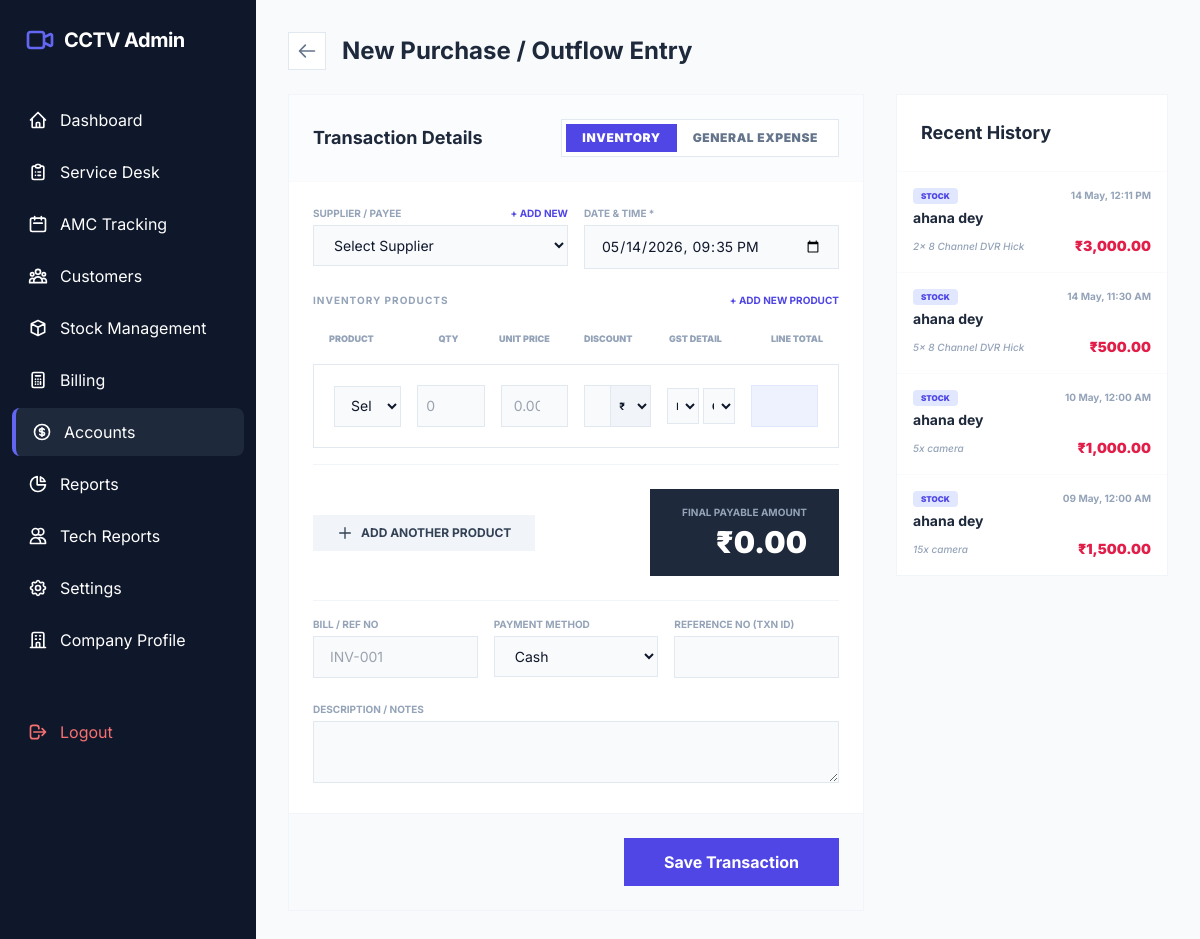
The app's page /admin/accounts/purchases.php (signed in) with its own data.
### tables this page shows
CREATE TABLE `purchases` (
  `id` int(11) NOT NULL,
  `supplier_id` int(11) DEFAULT NULL,
  `payee_name` varchar(150) DEFAULT NULL,
  `category` varchar(100) DEFAULT 'Inventory Purchase',
  `purchase_date` datetime DEFAULT NULL,
  `bill_no` varchar(100) DEFAULT NULL,
  `total_amount` decimal(10,2) DEFAULT NULL,
  `payment_method` varchar(50) DEFAULT 'Cash',
  `reference_no` varchar(100) DEFAULT NULL,
  `notes` text DEFAULT NULL,
  `is_inventory` tinyint(1) DEFAULT 1,
  `created_at` timestamp NOT NULL DEFAULT current_timestamp(),
  `bank_name` varchar(150) DEFAULT NULL,
  `cheque_no` varchar(50) DEFAULT NULL,
  `cheque_date` date DEFAULT NULL
);

CREATE TABLE `suppliers` (
  `id` int(11) NOT NULL,
  `supplier_name` varchar(150) NOT NULL,
  `phone` varchar(15) DEFAULT NULL,
  `email` varchar(100) DEFAULT NULL,
  `address` text DEFAULT NULL,
  `gst_number` varchar(20) DEFAULT NULL,
  `created_at` timestamp NOT NULL DEFAULT current_timestamp()
);

### admin/accounts/purchases.php (the view, shortened to what this page needs)
<?php
require_once '../../includes/db_connect.php';
$purchases = $pdo->query("SELECT p.*, s.supplier_name,
    (SELECT GROUP_CONCAT(CONCAT(pi.quantity, 'x ', pr.product_name) SEPARATOR ', ')
     FROM purchase_items pi
     JOIN products pr ON pi.product_id = pr.id
     WHERE pi.purchase_id = p.id) as products_summary
FROM purchases p LEFT JOIN suppliers s ON p.supplier_id = s.id ORDER BY p.purchase_date DESC LIMIT 50")->fetchAll();
require_once '../../includes/header.php';
?>
<div class="space-y-6">
    <div class="flex items-center gap-4">
        <a href="index.php" class="p-2 bg-white border border-slate-200 rounded-none text-slate-500 hover:text-indigo-600 transition shadow-none">
            <svg xmlns="http://www.w3.org/2000/svg" class="h-5 w-5" fill="none" viewBox="0 0 24 24" stroke="currentColor"><path stroke-linecap="round" stroke-linejoin="round" stroke-width="2" d="M10 19l-7-7m0 0l7-7m-7 7h18" /></svg>
        </a>
        <h1 class="text-2xl font-bold text-slate-800">New Purchase / Outflow Entry</h1>
    </div>
    <div class="grid grid-cols-1 lg:grid-cols-3 gap-8">
        <div class="lg:col-span-2">
            <form method="POST" class="bg-white rounded-none border border-slate-100 shadow-none overflow-hidden">
                <div class="p-6 border-b border-slate-50 bg-slate-50/50 flex justify-between items-center">
                    <h2 class="text-lg font-bold text-slate-800">Transaction Details</h2>
                    <div class="flex bg-white p-1 rounded-none border border-slate-200">
                        <button type="button" onclick="setType('Inventory')" id="btn-inventory" class="px-4 py-1.5 rounded-none text-xs font-black uppercase tracking-wider transition-all bg-indigo-600 text-white shadow-none">Inventory</button>
                        <button type="button" onclick="setType('General')" id="btn-general" class="px-4 py-1.5 rounded-none text-xs font-black uppercase tracking-wider transition-all text-slate-500">General Expense</button>
                    </div>
                </div>
                <div class="p-6 space-y-6">
                    <div class="grid grid-cols-1 md:grid-cols-2 gap-4">
                        <div id="supplier-group">
                            <div class="flex justify-between items-center mb-1">
                                <label class="block text-[10px] font-bold text-slate-400 uppercase">Supplier / Payee</label>
                                <button type="button" onclick="openSupplierModal()" class="text-[10px] font-bold text-indigo-600 hover:text-indigo-800 uppercase">+ Add New</button>
                            </div>
                            <select id="supplier_id" name="supplier_id" class="w-full bg-slate-50 border border-slate-200 rounded-none px-4 py-2.5 text-sm outline-none focus:ring-2 focus:ring-indigo-500">
                                <option value="">Select Supplier</option>
                            </select>
                        </div>
                        <div>
                            <label class="block text-[10px] font-bold text-slate-400 uppercase mb-1">Date & Time *</label>
                            <input type="datetime-local" name="purchase_date" value="<?php echo date('Y-m-d\TH:i'); ?>" required class="w-full bg-slate-50 border border-slate-200 rounded-none px-4 py-2.5 text-sm outline-none focus:ring-2 focus:ring-indigo-500">
                        </div>
                    </div>
                    <div id="inventory-section" class="space-y-4">
                        <div class="flex justify-between items-center">
                            <label class="block text-[10px] font-bold text-slate-400 uppercase tracking-widest">Inventory Products</label>
                            <button type="button" onclick="openProductModal()" class="text-[10px] font-bold text-indigo-600 hover:text-indigo-800 uppercase">+ Add New Product</button>
                        </div>
                        <div id="items-container" class="space-y-4">
                            <div class="hidden md:grid grid-cols-12 gap-4 px-4 mb-1">
                                <div class="col-span-2"><label class="text-[9px] font-black text-slate-400 uppercase">Product</label></div>
                                <div class="col-span-2 text-center"><label class="text-[9px] font-black text-slate-400 uppercase">Qty</label></div>
                                <div class="col-span-2"><label class="text-[9px] font-black text-slate-400 uppercase">Unit Price</label></div>
                                <div class="col-span-2"><label class="text-[9px] font-black text-slate-400 uppercase">Discount</label></div>
                                <div class="col-span-2"><label class="text-[9px] font-black text-slate-400 uppercase">GST Detail</label></div>
                                <div class="col-span-2 text-right"><label class="text-[9px] font-black text-slate-400 uppercase">Line Total</label></div>
                            </div>
                            <div class="bg-white border border-slate-200 rounded-none p-4 md:p-5 relative purchase-row shadow-none hover:shadow-none transition-shadow">
                                <div class="grid grid-cols-1 md:grid-cols-12 gap-4 items-center">
                                    <div class="md:col-span-2">
                                        <select name="product_id[]" required class="w-full bg-slate-50 border border-slate-200 rounded-none px-3 py-2.5 text-sm focus:ring-2 focus:ring-indigo-500 outline-none transition">
                                            <option value="">Select Product</option>
                                        </select>
                                    </div>
                                    <div class="md:col-span-2">
                                        <input type="number" name="qty[]" placeholder="0" required oninput="calculateRow(this)" class="w-full bg-slate-50 border border-slate-200 rounded-none px-2 py-2.5 text-sm focus:ring-2 focus:ring-indigo-500 outline-none">
                                    </div>
                                    <div class="md:col-span-2">
                                        <input type="number" step="0.01" name="price[]" placeholder="0.00" required oninput="calculateRow(this)" class="w-full bg-slate-50 border border-slate-200 rounded-none px-3 py-2.5 text-sm focus:ring-2 focus:ring-indigo-500 outline-none">
                                    </div>
                                    <div class="md:col-span-2">
                                        <div class="flex">
                                            <input type="number" step="0.01" name="discount_val[]" value="0" oninput="calculateRow(this)" class="w-full bg-slate-50 border border-slate-200 rounded-none px-2 py-2.5 text-sm focus:ring-2 focus:ring-indigo-500 outline-none">
                                            <select name="discount_type[]" onchange="calculateRow(this)" class="bg-slate-100 border border-l-0 border-slate-200 rounded-none px-1 py-2.5 text-[10px] font-bold">
                                                <option value="Fixed">₹</option>
                                            </select>
                                        </div>
                                    </div>
                                    <div class="md:col-span-2">
                                        <div class="flex gap-1">
                                            <select name="gst_type[]" onchange="calculateRow(this)" class="w-1/2 bg-slate-50 border border-slate-200 rounded-none px-1 py-2.5 text-[10px] font-bold">
                                                <option value="Exclusive">Excl</option>
                                            </select>
                                            <select name="gst_slab[]" onchange="calculateRow(this)" class="w-1/2 bg-slate-50 border border-slate-200 rounded-none px-1 py-2.5 text-[10px] font-bold">
                                                <option value="0">0%</option>
                                            </select>
                                        </div>
                                    </div>
                                    <div class="md:col-span-2 relative">
                                        <input type="number" step="0.01" name="row_total[]" readonly class="w-full bg-indigo-50 border border-indigo-100 rounded-none px-3 py-2.5 text-sm font-black text-indigo-600 text-right">
                                    </div>
                                </div>
                            </div>
                        </div>
                        <div class="flex flex-col md:flex-row justify-between items-center gap-4 pt-6 border-t border-slate-100">
                            <button type="button" onclick="addItem()" class="w-full md:w-auto bg-slate-100 text-slate-700 hover:bg-slate-200 px-6 py-2.5 rounded-none text-xs font-bold uppercase flex items-center justify-center gap-2 transition">
                                <svg xmlns="http://www.w3.org/2000/svg" class="h-4 w-4" fill="none" viewBox="0 0 24 24" stroke="currentColor"><path stroke-linecap="round" stroke-linejoin="round" stroke-width="2" d="M12 4v16m8-8H4" /></svg>
                                Add Another Product
                            </button>
                            <div class="w-full md:w-auto bg-slate-800 px-8 py-4 rounded-none shadow-none text-right">
                                <span class="text-[10px] font-bold text-slate-400 uppercase block mb-1">Final Payable Amount</span>
                                <span id="inventory-grand-total" class="text-3xl font-black text-white">₹0.00</span>
                            </div>
                        </div>
                    </div>
                    <div class="grid grid-cols-1 md:grid-cols-3 gap-4 pt-4 border-t border-slate-100">
                        <div>
                            <label class="block text-[10px] font-bold text-slate-400 uppercase mb-1">Bill / Ref No</label>
                            <input type="text" name="bill_no" placeholder="INV-001" class="w-full bg-slate-50 border border-slate-200 rounded-none px-4 py-2.5 text-sm">
                        </div>
                        <div>
                            <label class="block text-[10px] font-bold text-slate-400 uppercase mb-1">Payment Method</label>
                            <select name="payment_method" onchange="toggleChequeFields(this.value)" class="w-full bg-slate-50 border border-slate-200 rounded-none px-4 py-2.5 text-sm">
                                <option value="Cash">Cash</option>
                            </select>
                        </div>
                        <div>
                            <label class="block text-[10px] font-bold text-slate-400 uppercase mb-1">Reference No (TXN ID)</label>
                            <input type="text" name="reference_no" class="w-full bg-slate-50 border border-slate-200 rounded-none px-4 py-2.5 text-sm">
                        </div>
                    </div>
                    <div>
                        <label class="block text-[10px] font-bold text-slate-400 uppercase mb-1">Description / Notes</label>
                        <textarea name="notes" rows="2" class="w-full bg-slate-50 border border-slate-200 rounded-none px-4 py-2.5 text-sm"></textarea>
                    </div>
                </div>
                <div class="p-6 bg-slate-50 border-t border-slate-100 flex justify-end">
                    <button type="submit" name="submit_outflow" class="bg-indigo-600 text-white px-10 py-3 rounded-none font-bold hover:bg-indigo-700 transition shadow-none shadow-none">Save Transaction</button>
                </div>
            </form>
        </div>
        <div class="space-y-6">
            <div class="bg-white rounded-none border border-slate-100 shadow-none overflow-hidden">
                <div class="p-6 border-b border-slate-50">
                    <h2 class="text-lg font-bold text-slate-800">Recent History</h2>
                </div>
                <div class="divide-y divide-slate-50 max-h-[600px] overflow-y-auto">
                    <?php if (empty($purchases)): ?>
                        <p class="p-6 text-center text-slate-400 text-sm">No recent transactions.</p>
                    <?php else: ?>
                        <?php foreach ($purchases as $p): ?>
                        <div class="p-4 hover:bg-slate-50 transition">
                            <div class="flex justify-between items-start mb-1">
                                <span class="px-2 py-0.5 rounded text-[8px] font-black uppercase <?php echo $p['is_inventory'] ? 'bg-indigo-100 text-indigo-600' : 'bg-amber-100 text-amber-600'; ?>">
                                    <?php echo $p['is_inventory'] ? 'Stock' : 'General'; ?>
                                </span>
                                <span class="text-[10px] font-bold text-slate-400"><?php echo date('d M, h:i A', strtotime($p['purchase_date'])); ?></span>
                            </div>
                            <p class="text-sm font-bold text-slate-800"><?php echo htmlspecialchars($p['supplier_name'] ?: $p['payee_name']); ?></p>
                            <div class="flex justify-between items-center mt-2">
                                <span class="text-[10px] text-slate-400 font-medium italic">
                                    <?php echo $p['is_inventory'] ? htmlspecialchars($p['products_summary']) : htmlspecialchars($p['category']); ?>
                                </span>
                                <span class="text-sm font-black text-rose-600">₹<?php echo number_format($p['total_amount'], 2); ?></span>
                            </div>
                        </div>
                        <?php endforeach; ?>
                    <?php endif; ?>
                </div>
            </div>
        </div>
    </div>
</div>
<?php require_once '../../includes/footer.php'; ?>

### includes/header.php (style rules this page uses)
body { font-family: 'Inter', sans-serif; }

### records on screen
purchases: is_inventory "STOCK", purchase_date "14 May, 12:11 PM", supplier.supplier_name "ahana dey", products_summary "2x 8 Channel DVR Hick", total_amount "3,000.00"
purchases: is_inventory "STOCK", purchase_date "14 May, 11:30 AM", supplier.supplier_name "ahana dey", products_summary "5x 8 Channel DVR Hick", total_amount "500.00"
purchases: is_inventory "STOCK", purchase_date "10 May, 12:00 AM", supplier.supplier_name "ahana dey", products_summary "5x camera", total_amount "1,000.00"
purchases: is_inventory "STOCK", purchase_date "09 May, 12:00 AM", supplier.supplier_name "ahana dey", products_summary "15x camera", total_amount "1,500.00"
